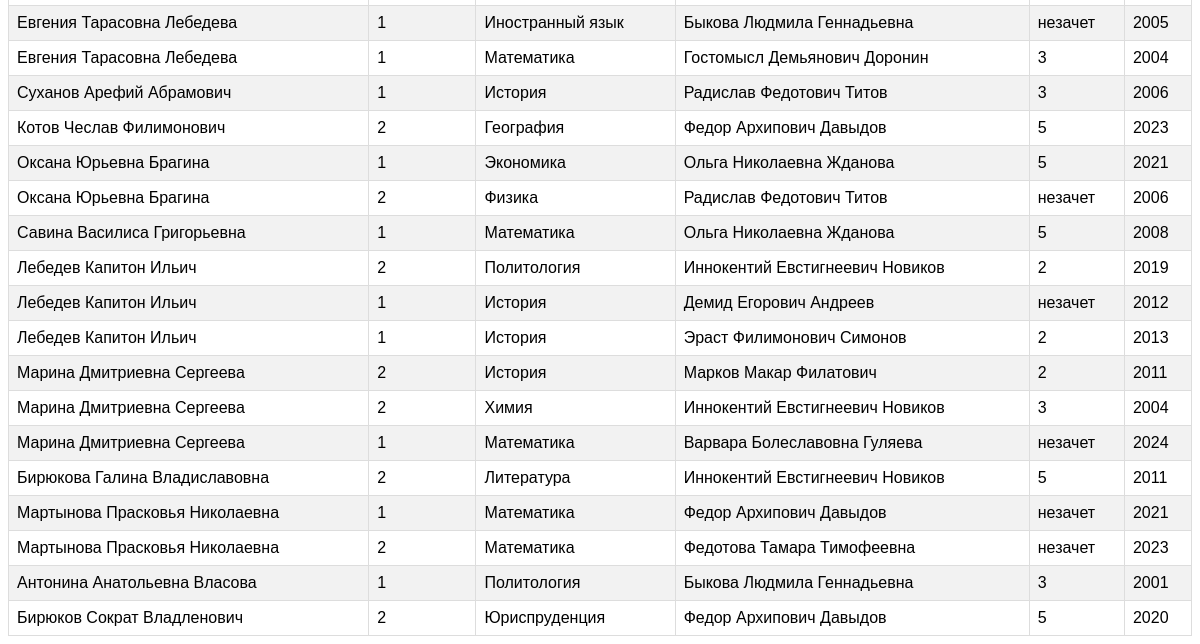
Page /session (lower part) on the earlier database version.
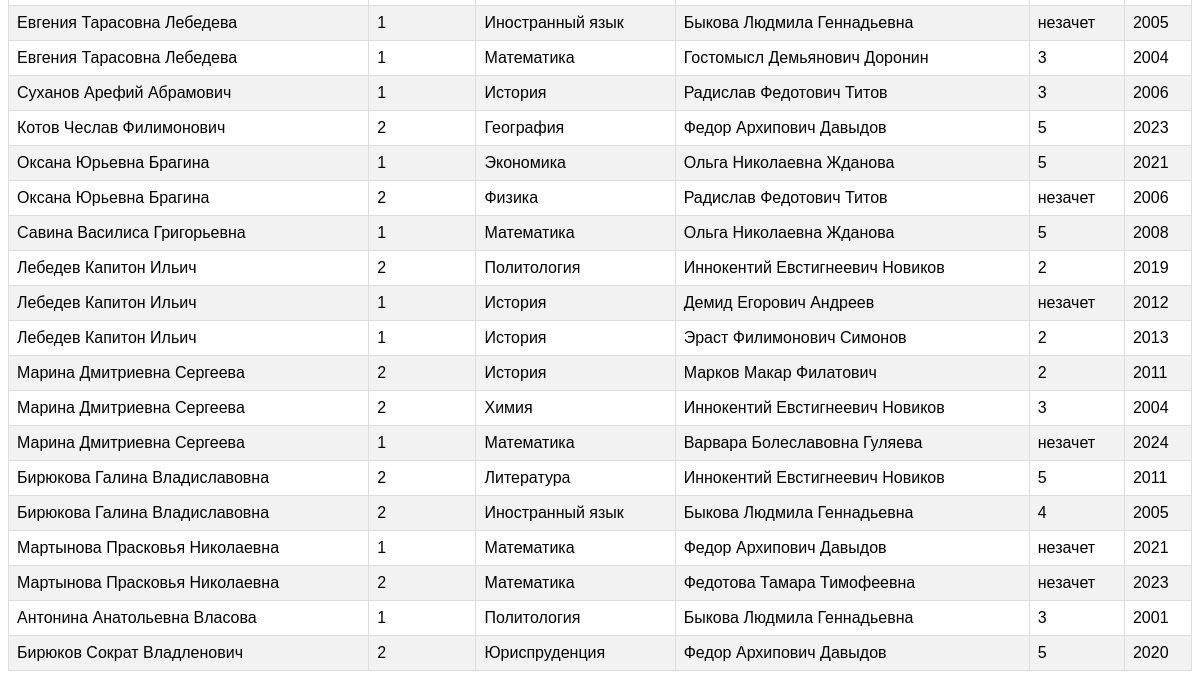
Same page on the later database version.
### schedule/models.py (models this page shows, shortened)
class Session(models.Model):
    MARK_CHOICES = (
        ('незачет', 'незачет'),
        ('зачет', 'зачет'),
        ('2', '2'),
        ('3', '3'),
        ('4', '4'),
        ('5', '5'),
    )
    semestr = models.CharField(max_length=255)
    year = models.CharField(max_length=255)
    student = models.ForeignKey(Student, on_delete=models.CASCADE)
    discipline = models.ForeignKey(Discipline, on_delete=models.DO_NOTHING)
    teacher = models.ForeignKey(Teachers, on_delete=models.DO_NOTHING)
    mark = models.CharField(max_length=255, choices=MARK_CHOICES)

class Student(models.Model):
    name = models.CharField(max_length=255)
    group = models.ForeignKey(Group, on_delete=models.CASCADE)
    speciality = models.ForeignKey(Speciality, on_delete=models.CASCADE)
    study_year = models.CharField(max_length=255)
    is_studying = models.BooleanField(default=True)
    is_gradueted = models.BooleanField(default=False)
    is_expelled = models.BooleanField(default=False)
    def __str__(self):
        return self.name

class Discipline(models.Model):
    EXAM_CHOISES = (
        ('зачет', 'зачет'),
        ('экзамен', 'экзамен'),
    )
    name = models.CharField(max_length=255)
    exam = models.CharField(max_length=255, choices=EXAM_CHOISES)
    def __str__(self):
        return self.name

class Teachers(models.Model):
    name = models.CharField(max_length=255)
    study_discipline = models.ForeignKey('Discipline', on_delete=models.DO_NOTHING)
    def __str__(self):
        return self.name

### schedule/views.py (the view, shortened to what this page needs)
# urls.py: path('session', views.session, name = 'session'),
def session(request):
    objects = Session.objects.all().order_by('student')
    form = SessionForm()
    filter_form = FilterForm()
    search_query = request.GET.get('search', '')
    if request.method == 'POST':
        form = SessionForm(request.POST)
        if form.is_valid():
            form.save()
            messages.success(request, 'Оценка успешно добавлена')
        else:
            messages.error(request, 'Ошибка валидации. Проверьте введенные данные.')
        form = SessionForm()
        if 'submit_filter_form' in request.POST:
            filter_form = FilterForm(request.POST)
            if filter_form.is_valid():
                year = filter_form.cleaned_data.get('year')
                semestr = filter_form.cleaned_data.get('semestr')
                objects = Session.objects.filter(year=year, semestr=semestr)
    elif request.method == 'GET':
        filter_form = FilterForm()
        year = request.GET.get('year')
        semestr = request.GET.get('semestr')
        if year and semestr:
            objects = Session.objects.filter(year=year, semestr=semestr, mark__in=['2', 'незачет'])
    return render(request, 'schedule/session.html', {'form': form, 'objects': objects, 'search_query': search_query, 'filter_form': filter_form})

### schedule/templates/schedule/session.html (shortened to what this page needs)
<!DOCTYPE html>
<head>
</head>
<body>
    <br />
    <br />
    <table>
        {% for obj in objects %}
        <tr>
            <td>{{ obj.student }}</td>
            <td>{{ obj.semestr }}</td>
            <td>{{ obj.discipline }}</td>
            <td>{{ obj.teacher }}</td>
            <td>{{ obj.mark }}</td>
            <td>{{ obj.year }}</td>
        </tr>
        {% endfor %}
    </table>
</body>
<html>

Differences in the rows shown:
added Session: student "Бирюкова Галина Владиславовна", semestr "2", discipline "Иностранный язык", teacher "Быкова Людмила Геннадьевна", mark "4", year "2005"
